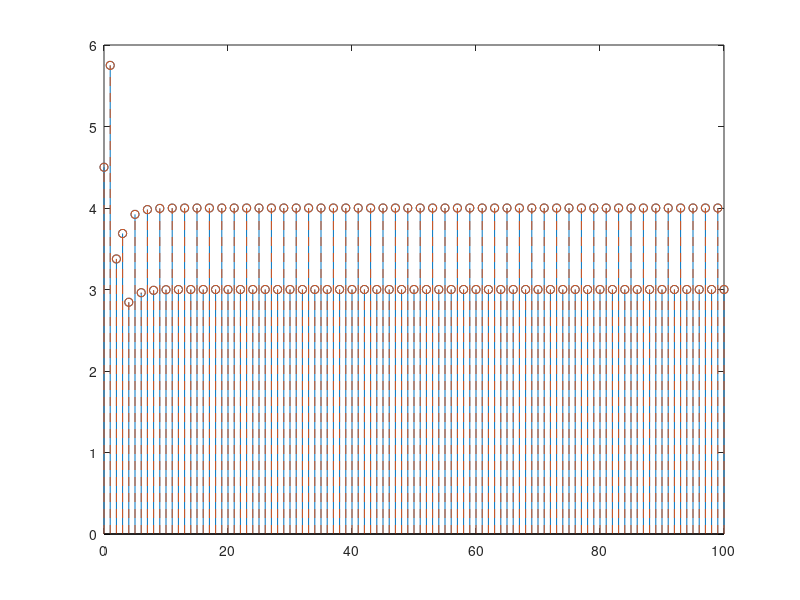
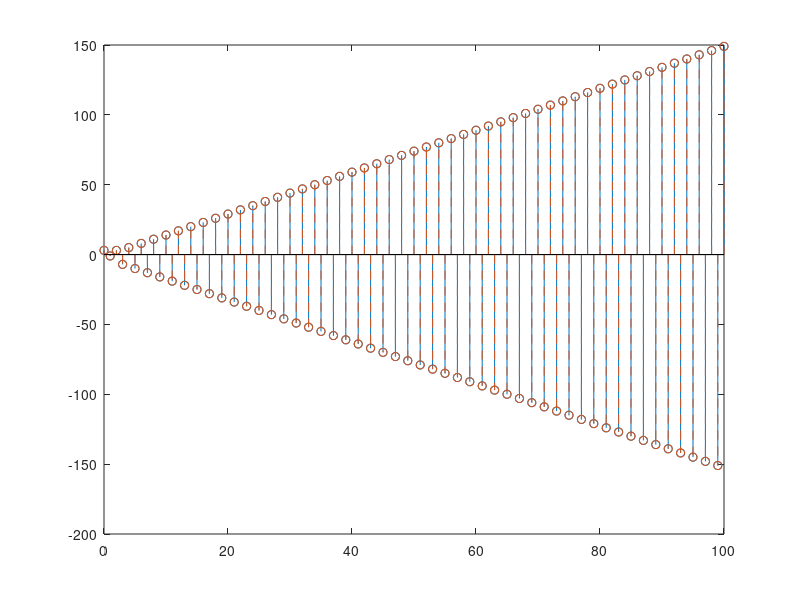

These figures' MATLAB source, in order:
close all
clearvars
clc

B = [9, 7, -8, -3, 1, 1];
A = [2, -1, -2, 1];

[r, p, c_k] = residuez(B, A);

% h(n) using filter -> x(n) is the delta function

n_x = 0:100;
x = zeros(size(n_x));
x(1) = 1;
h1 = filter(B, A, x);

h2 = zeros(size(n_x));
h2(1:length(c_k)) = c_k;
for i=1:length(r)
    h2 = h2 + r(i) * p(i) .^ n_x;
end

figure(1);
stem(n_x, h1);
hold on;
stem(n_x, h2, '--');

% 11.b
clearvars

B = [-3, -2, 1, 6, 4, 1];
A = [-1, -1, 1, 1];

[r, p, c] = residuez(B, A);
n = 0:100;
delta = zeros(size(n));
delta(1) = 1;
h1 = filter(B, A, delta);

h2 = zeros(size(n));
h2(1:length(c)) = c;
for i=1:length(r)
    if i > 1 && (p(i) - p(i-1)) ^2 < 1e-6  % double multeplicity
        h2 = h2 + r(i) * (n+1).* p(i) .^n;
    else  % single multeplicity
        h2 = h2 + r(i) * p(i) .^ n;
    end
end

figure(2);
stem(n, h1);
hold on;
stem(n, h2, '--');
